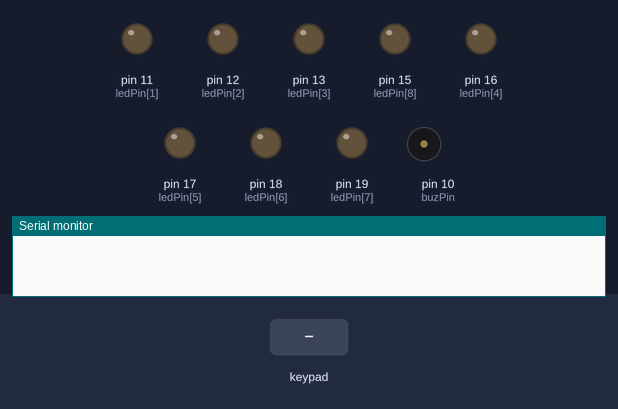
The sketch below on a simulated Arduino Uno, built with avr-gcc and run on an emulated ATmega328P. On the bench: output pins drawn as LEDs (lit = HIGH), buzzer (waves = sounding), the last lines printed to the serial monitor. The test bench sets the inputs (shaded band).

Above: at 1.2 s.
1.3 s: key 'A' pressed
At 1.8 s:
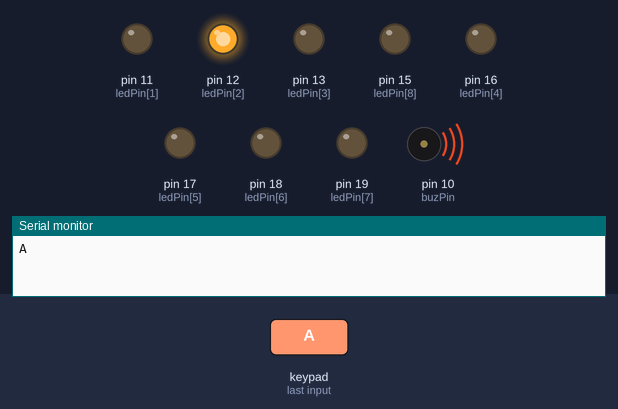
4.3 s: keypad keys 9 8 7 6 * pressed 0.4 s apart
At 7.1 s:
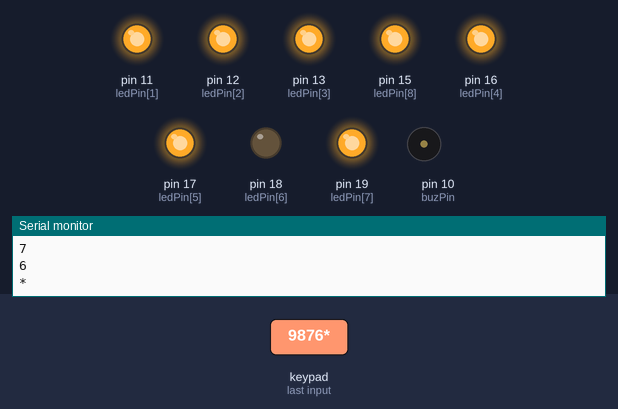
7.8 s: keypad keys 9 8 7 6 D pressed 0.4 s apart
At 11.2 s:
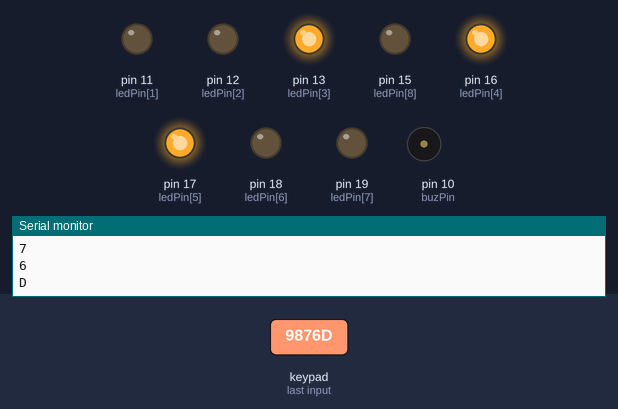
11.3 s: keypad keys 5 4 3 2 # pressed 0.4 s apart
At 12.5 s:
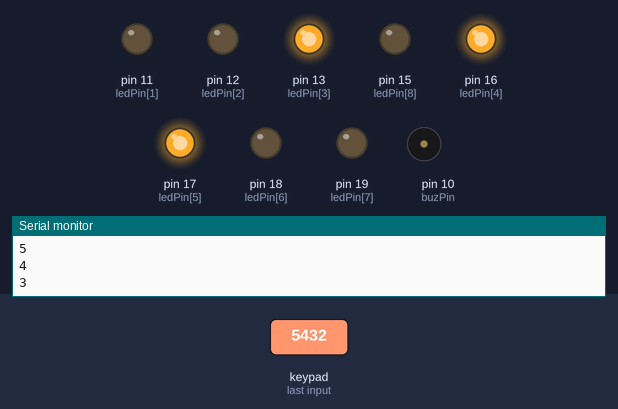
14.8 s: keypad keys 1 3 9 7 A pressed 0.4 s apart
At 16.9 s:
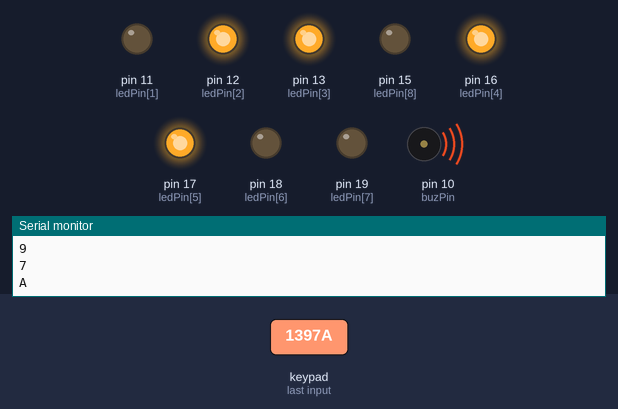
19.8 s: key '*' pressed
At 23.1 s:
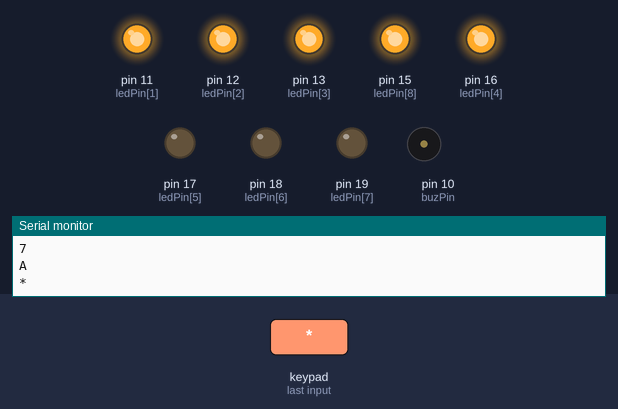
Timing chart, 0 to 25.8 s (numbered marks = the images above; inputs shaded):
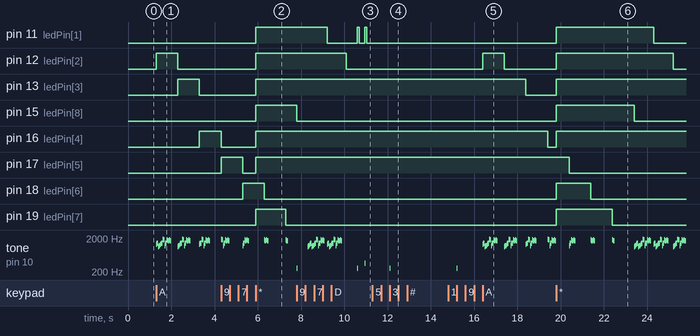

The sketch:

panther.ino
```cpp
/**
 * Christopher Simon
 * Midterm 2: Panther
 */
#include <Keypad.h>

void checkHit(int);
void playPink();
void showScore();

// The table of keypad buttons
const byte ROWS = 4;
const byte COLS = 4;
char keys[ROWS][COLS] = {
	{'1','2','3','A'},
	{'4','5','6','B'},
	{'7','8','9','C'},
	{'*','0','#','D'}
};
// Create the keypad indicating which and how many keys are on the rows and columns
byte rowPins[ROWS] = {9, 8, 7, 6};
byte colPins[COLS] = {5, 4, 3, 2};
Keypad pad = Keypad(makeKeymap(keys), rowPins, colPins, ROWS, COLS);

// The buzzer pin
const int buzPin = 10;
// Use 0 for the first ledPin index to create a base one array
int ledPin[] = {0, 11, 12, 13, 16, 17, 18, 19, 15};

// Keep track of when the game starts,
// the current light that's on,
// the interval of changing from each light,
// the number of panthers hit and the score
int gameStart = 0;
unsigned long startTime	= 0;
unsigned long currentTime = 0;
int currentLight = 0;
unsigned long delta = 1000;
int hit = 0;
int score = 0;

void setup(){
	// Start the serial COM port
	// so that data can sent and received
	// via the COM port that the Arduino is connected to
	Serial.begin(9600);
	// Set each ledPin as an output pin
	for(int i = 1; i <= 8; i++) {
		pinMode(ledPin[i], OUTPUT);
	}
}

void loop(){
	// Get the current key that is pressed.
	// NO_KEY is returned if no key is currently
	// being pressed
	char key = pad.getKey();

	// If a key is currently being pressed down
	if(key != NO_KEY) {
		// Print out what key is being pressed
		Serial.println(key);
		// Depending on the key pressed
		// Either check if the led corresponding
		// to that key is on, as to check for a hit
		// Or start or end the game.
		switch(key) {
			case '6': {
				checkHit(1);
				break;
			}
			case '3': {
				checkHit(2);
				break;
			}
			case '2': {
				checkHit(3);
				break;
			}
			case '1': {
				checkHit(4);
				break;
			}
			case '4': {
				checkHit(5);
				break;
			}
			case '7': {
				checkHit(6);
				break;
			}
			case '8': {
				checkHit(7);
				break;
			}
			case '9': {
				checkHit(8);
				break;
			}
			case 'A': {
				// Start the game
				// Turn the current light off
				digitalWrite(ledPin[currentLight], LOW);
				score = 0;
				gameStart = 1;
				delta = 1000;
				currentLight = 1;
				digitalWrite(ledPin[currentLight], HIGH);
				break;
			}
			case 'D': {
				// End the game
				gameStart = 0;
				digitalWrite(ledPin[currentLight], LOW);
				showScore();
				break;
			}
			// Testing: Light up or turn off all the pins
			case '*': {
				// Light up all the pins
				for(int i = 1; i <= 8; i++) {
					digitalWrite(ledPin[i], HIGH);
				}
				break;
			}
			case '0': {
				// Turn all the pins off
				for(int i = 1; i <= 8; i++) {
					digitalWrite(ledPin[i], LOW);
				}
				break;
			}
			default: break;
		}
	} else if(gameStart == 1){ // No Key is pressed
		// Get the currentTime according to the internal clock of the Arduino.
		// This internal clock works through the 16MHz crystal oscillator
		currentTime = millis();
		// The actual time since the start of the game
		// is retrieved by subtracting the startingTime
		// minus the time that's passed since then.
		// This will give the time elapsed since the
		// start of the game
		unsigned long elapsedTime = currentTime - startTime;
		// On every interval, delta, that passes since the last startTime
		if(elapsedTime >= delta) {
			// Turn off the current light.
			// We will be switching to the next one
			digitalWrite(ledPin[currentLight], LOW);
			// The light was not hit on time.
			// Indicate that the user did not press the button
			// while this light was on
			hit = 0;
			// If the next light has reached the bound of the array,
			// wrap around to the first light in the array.
			// Also decrease the delta interval every time
			// each of the lights have been lit up in a full circle
			if(++currentLight > 8) {
				currentLight = 1;
				// This decreases the delta time slightly,
				// making the interval between switching
				// lights faster
				delta = (delta*90)/100;
			}
			// Light up the next light and play the game for that light
			digitalWrite(ledPin[currentLight], HIGH);
			playPink();
			// Update the startTime so that the timeElapsed
			// since the previous delta starts back at 0 and
			// works it's way up back to the delta value again
			startTime = currentTime;
		}
	}
}

/**
 * Checks if the light specified can be hit,
 * depending on whether it is currently on and
 * if is not already hit
 * @param int lightIndex The light being checked for
 */
void checkHit(int lightIndex) {
	if(lightIndex == currentLight /*&& hit == 0*/) {
		// The light has successfully been hit.
		// Indicate this while turning off the
		// light playing a tone from the speaker
		// momentarily pausing the game and increasing
		// the user's score by 1 point
		hit = 1;
		digitalWrite(ledPin[currentLight], LOW);
		tone(buzPin, 262, 25);
		delay(25);
		score++;
	}
}

// Plays the game with the currentLight
void playPink() {
	// Depending on the currentLight that is lit up
	// play different tones and pause to give the user
	// a chance to hit it before switching to the next
	// light through the delta interval
	// that is lit up
	switch(currentLight) {
		case 1:
			tone(buzPin, 1109, 25);
			delay(25);
			tone(buzPin, 1175, 75);
			delay(75);
		case 2:
			tone(buzPin, 1319, 25);
			delay(25);
			tone(buzPin, 1397, 75);
			delay(75);
		case 3:
			tone(buzPin, 1109, 25);
			delay(25);
			tone(buzPin, 1175, 75);
			delay(75);
		case 4:
			tone(buzPin, 1319, 25);
			delay(25);
			tone(buzPin, 1397, 75);
			delay(75);
		case 5:
			tone(buzPin, 1865, 25);
			delay(25);
			tone(buzPin, 1760, 75);
			delay(75);
		case 6:
			tone(buzPin, 1175, 25);
			delay(25);
			tone(buzPin, 1397, 75);
			delay(75);
		case 7:
			tone(buzPin, 1760, 25);
			delay(25);
			tone(buzPin, 1661, 75);
			delay(75);
		case 8:
			tone(buzPin, 1760, 25);
			delay(25);
			tone(buzPin, 1661, 75);
			delay(75);
		default: break;
	}
}

void showScore() {
	delay(500);
	// Count up the number of panthers caught, one at a time
	for(int i = 0; i <= score; i++) {
		digitalWrite(ledPin[1], HIGH);
		tone(buzPin, 262+ (i * 100), 50);
		delay(100);
		digitalWrite(ledPin[1], LOW);
		delay(250);
	}
}
```

Measured:
- after the input at 1.3 s, pin 12 (ledPin[2]): LOW → HIGH at once, → LOW 1.0 s later; pin 13 (ledPin[3]): LOW → HIGH after 1.0 s, → LOW 1.0 s later
- after the input at 4.3 s, pin 11 (ledPin[1]), pin 12 (ledPin[2]), pin 13 (ledPin[3]): LOW → HIGH after 1.6 s; pin 15 (ledPin[8]): LOW → HIGH after 1.6 s instead of 3.0 s
- after the input at 7.8 s, pin 13 (ledPin[3]): stays HIGH (without the input it goes to LOW after 3.2 s); pin 15 (ledPin[8]): HIGH → LOW after 0.00 s instead of 0.50 s
- after the input at 11.3 s, tone on pin 10 (buzPin): silent → 262 Hz after 0.80 s, → silent 0.03 s later
- after the input at 14.8 s, pin 12 (ledPin[2]): LOW → HIGH after 1.6 s, → LOW 1.0 s later; pin 13 (ledPin[3]): HIGH → LOW after 3.6 s
- after the input at 19.8 s, pin 13 (ledPin[3]): LOW → HIGH after 0.00 s instead of 5.4 s; pin 16 (ledPin[4]): LOW → HIGH at once
